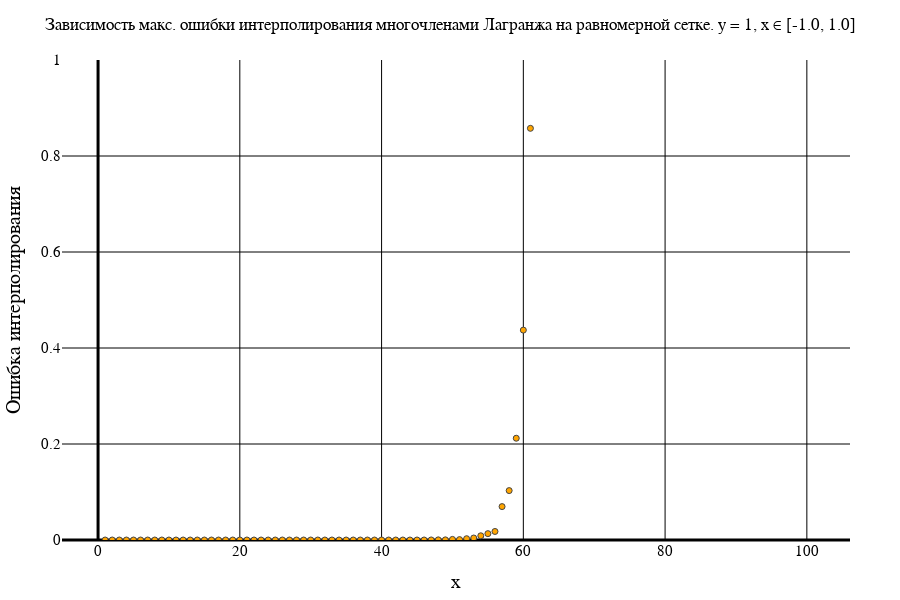

This figure's notebook cell:
### Code cell
makeErrorPlot(numOfFunc, methodTypeList[1], gridTypeList[1], titleList, interval, funcColor, [0, 1])

### Figure 1 — Plotly figure (JSON) as saved in the notebook; plotly's stock layout.template omitted (floating-point values rounded to 4 significant figures)
{"data": [{"marker": {"color": "orange", "line": {"width": 1}, "showline": true}, "mode": "markers", "type": "scatter", "x": [1, 2, 3, 4, 5, 6, 7, 8, 9, 10, 11, 12, 13, 14, 15, 16, 17, 18, 19, 20, 21, 22, 23, 24, 25, 26, 27, 28, 29, 30, 31, 32, 33, 34, 35, 36, 37, 38, 39, 40, 41, 42, 43, 44, 45, 46, 47, 48, 49, 50, 51, 52, 53, 54, 55, 56, 57, 58, 59, 60, 61, 62, 63, 64, 65, 66, 67, 68, 69, 70, 71, 72, 73, 74, 75, 76, 77, 78, 79, 80, 81, 82, 83, 84, 85, 86, 87, 88, 89, 90, 91, 92, 93, 94, 95, 96, 97, 98, 99, 100], "y": [0, 2.22e-16, 4.441e-16, 4.441e-16, 5.551e-16, 6.661e-16, 1.11e-15, 1.776e-15, 2.665e-15, 4.441e-15, 8.105e-15, 1.332e-14, 3.408e-14, 5.529e-14, 5.507e-14, 9.37e-14, 3.473e-13, 8.511e-13, 7.188e-13, 1.724e-12, 3.506e-12, 6.11e-12, 1.875e-11, 1.763e-11, 1.756e-11, 9.539e-11, 2.07e-10, 4.007e-10, 5.914e-10, 8.408e-10, 3.478e-09, 2.601e-09, 1.2e-08, 1.468e-08, 2.142e-08, 5.432e-08, 5.707e-08, 2.642e-07, 6.18e-07, 8.461e-07, 1.431e-06, 3.61e-06, 8.061e-06, 2.812e-06, 2.056e-05, 1.08e-05, 0.0001268, 0.0002629, 0.0002839, 0.001255, 0.0008019, 0.002718, 0.004146, 0.008774, 0.01324, 0.01777, 0.06958, 0.1029, 0.212, 0.4372, 0.8576, 2.081, 6.523, 1.853, 10.31, 40.0, 53.99, 40.56, 168.8, 204.6, 807.7, 1239.0, 3264.0, 4550.0, 15270.0, 16100.0, 29672, 111247, 138708, 72420.0, 484871, 457414, 1758300, 2627480, 8584350, 12267800, 42372800, 85485700, 144560000, 170197000, 521837000, 232583000, 1052370000, 2810210000, 5440140000, 8498330000, 24114200000, 34599400000, 93586200000, 316515000000]}], "layout": {"coloraxis": {"outlinecolor": "black"}, "font": {"color": "black", "family": "Times New Roman"}, "height": 600, "margin": {"b": 50, "l": 50, "r": 50, "t": 60}, "paper_bgcolor": "white", "plot_bgcolor": "white", "title": {"autosize": false, "font": {"color": "black", "family": "Times New Roman", "size": 17}, "paper_bgcolor": "red", "text": "Зависимость макс. ошибки интерполирования многочленами Лагранжа на равномерной сетке. y = 1, x ∈ [-1.0, 1.0]"}, "width": 900, "xaxis": {"color": "black", "gridcolor": "black", "gridwidth": 1, "tickfont": {"size": 15}, "title": {"font": {"color": "black", "family": "Times New Roman", "size": 20}, "text": "x"}, "zerolinecolor": "black", "zerolinewidth": 3}, "yaxis": {"exponentformat": "power", "gridcolor": "black", "gridwidth": 1, "range": [0, 1], "tickfont": {"size": 15}, "title": {"font": {"color": "black", "family": "Times New Roman", "size": 20}, "text": "Ошибка интерполирования"}, "zerolinecolor": "black", "zerolinewidth": 3}}}
